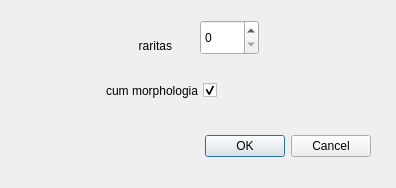
<ui version="4.0" >
 <class>Dialog</class>
 <widget class="QDialog" name="Dialog" >
  <property name="geometry" >
   <rect>
    <x>0</x>
    <y>0</y>
    <width>396</width>
    <height>188</height>
   </rect>
  </property>
  <property name="windowTitle" >
   <string>Collatinus</string>
  </property>
  <widget class="QCheckBox" name="checkBox" >
   <property name="geometry" >
    <rect>
     <x>46</x>
     <y>79</y>
     <width>171</width>
     <height>23</height>
    </rect>
   </property>
   <property name="layoutDirection" >
    <enum>Qt::RightToLeft</enum>
   </property>
   <property name="text" >
    <string>cum morphologia</string>
   </property>
   <property name="checked" >
    <bool>true</bool>
   </property>
  </widget>
  <widget class="QLabel" name="label_3" >
   <property name="geometry" >
    <rect>
     <x>112</x>
     <y>36</y>
     <width>60</width>
     <height>19</height>
    </rect>
   </property>
   <property name="text" >
    <string>raritas</string>
   </property>
   <property name="alignment" >
    <set>Qt::AlignRight|Qt::AlignTrailing|Qt::AlignVCenter</set>
   </property>
  </widget>
  <widget class="QDialogButtonBox" name="buttonBox" >
   <property name="geometry" >
    <rect>
     <x>30</x>
     <y>130</y>
     <width>341</width>
     <height>32</height>
    </rect>
   </property>
   <property name="orientation" >
    <enum>Qt::Horizontal</enum>
   </property>
   <property name="standardButtons" >
    <set>QDialogButtonBox::Cancel|QDialogButtonBox::NoButton|QDialogButtonBox::Ok</set>
   </property>
  </widget>
  <widget class="QSpinBox" name="spinBox" >
   <property name="geometry" >
    <rect>
     <x>200</x>
     <y>20</y>
     <width>59</width>
     <height>35</height>
    </rect>
   </property>
   <property name="maximum" >
    <number>5</number>
   </property>
  </widget>
 </widget>
 <resources/>
 <connections>
  <connection>
   <sender>buttonBox</sender>
   <signal>accepted()</signal>
   <receiver>Dialog</receiver>
   <slot>accept()</slot>
   <hints>
    <hint type="sourcelabel" >
     <x>248</x>
     <y>254</y>
    </hint>
    <hint type="destinationlabel" >
     <x>157</x>
     <y>274</y>
    </hint>
   </hints>
  </connection>
  <connection>
   <sender>buttonBox</sender>
   <signal>rejected()</signal>
   <receiver>Dialog</receiver>
   <slot>reject()</slot>
   <hints>
    <hint type="sourcelabel" >
     <x>316</x>
     <y>260</y>
    </hint>
    <hint type="destinationlabel" >
     <x>286</x>
     <y>274</y>
    </hint>
   </hints>
  </connection>
 </connections>
</ui>
